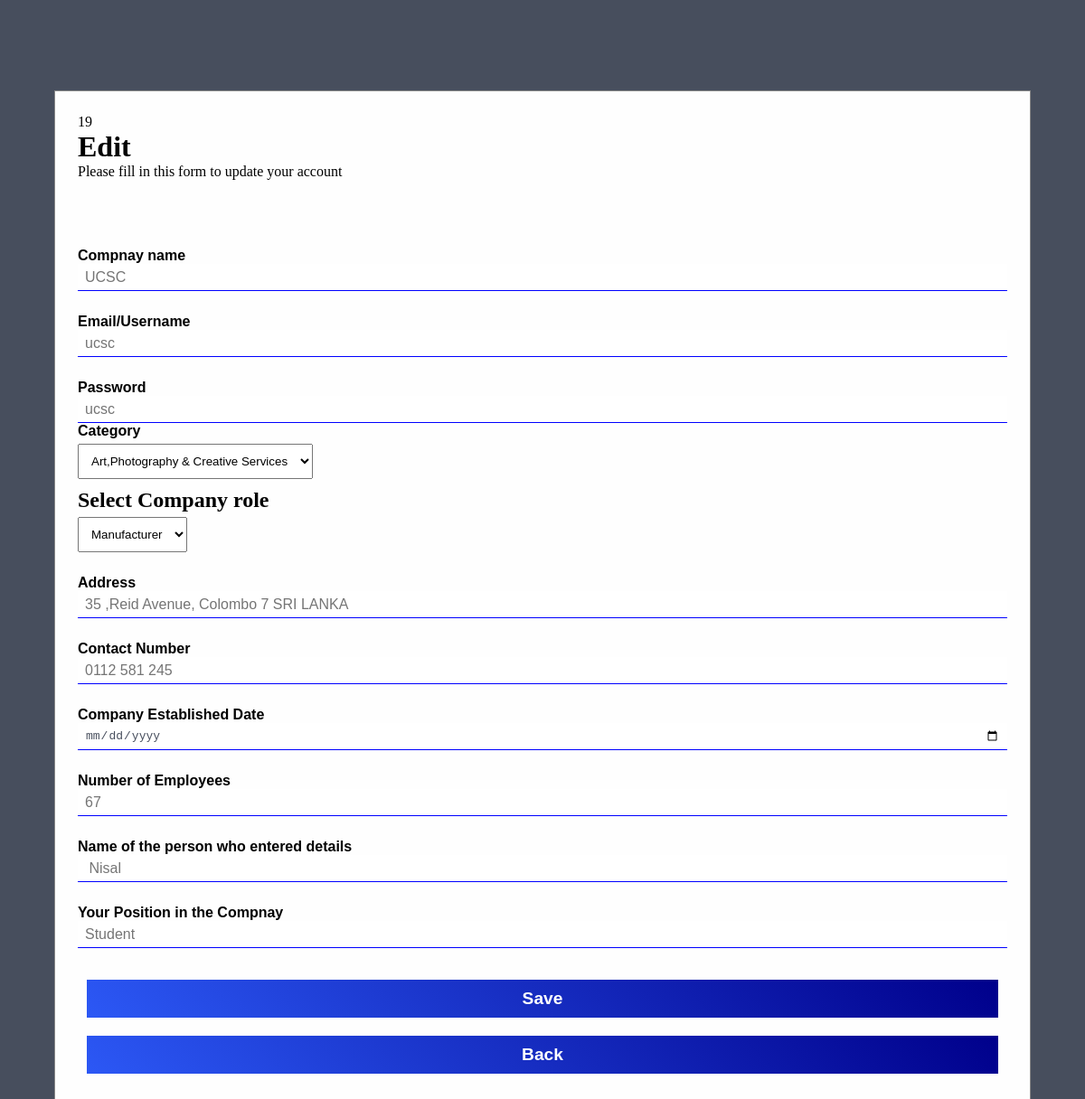
Screenshot of /include/adminEdit.php?current_user_id=19 (signed in) with the database file from the repository.
### tables this page shows
CREATE TABLE IF NOT EXISTS `final` (
  `id` int(11) NOT NULL AUTO_INCREMENT,
  `person_name` varchar(255) NOT NULL,
  `position` varchar(100) NOT NULL,
  `company_name` varchar(255) NOT NULL,
  `email` varchar(255) NOT NULL,
  `password` varchar(255) NOT NULL,
  `address` varchar(255) NOT NULL,
  `contact_number` varchar(25) NOT NULL,
  `established_date` varchar(100) NOT NULL,
  `company_category` varchar(255) NOT NULL,
  `company_role` varchar(100) NOT NULL,
  `logo` varchar(100) NOT NULL,
  `discription` varchar(255) NOT NULL,
  `numberof_employees` varchar(100) NOT NULL,
  `user_role` varchar(2) NOT NULL,
  `is_deleted` varchar(2) NOT NULL,
  PRIMARY KEY (`id`)
);

### include/adminEdit.php (the view, shortened to what this page needs)
<?php require_once('./connection.php'); ?>
<?php
if (isset($_GET['current_user_id'])) {
    $userid = mysqli_real_escape_string($conn, $_GET['current_user_id']);
    $query = "SELECT * FROM final WHERE id = '$userid' LIMIT 1";
    $result = mysqli_query($conn, $query);
    if ($result) {
        if (mysqli_num_rows($result) > 0) {
            $resultUser = mysqli_fetch_assoc($result);
            $oldCompanyName = $resultUser['company_name'];
            $oldEmail = $resultUser['email'];
            $oldPassword = $resultUser['password'];
            $oldAddress = $resultUser['address'];
            $oldContact = $resultUser['contact_number'];
            $oldDate = $resultUser['established_date'];
            $oldEmployees = $resultUser['numberof_employees'];
            $oldPerson = $resultUser['person_name'];
            $oldPosition = $resultUser['position'];
        } else {
            header("Location:../pages/admin.php?error_user_notfound");
        }
    } else {
        header("Location:../pages/admin.php?error_user_notfound");
    }
}
?>
<!DOCTYPE html>
<html lang="en">
<head>
    <link rel="stylesheet" href="../css/edit.css" />
</head>
<body>
    <div id="open" class="register-container">
        <div class="register-form">
            <form action="./adminEdit.php" method="post">
                <?php echo $_SESSION["current_id"]; ?>
                <h1>Edit</h1>
                <p>Please fill in this form to update your account</p>
                <div class="registerinput">
                    <label for="" style="margin-top: 75px">Compnay name</label>
                    <input type="text" name="company-name" id="" placeholder="<?php echo $oldCompanyName ?>" />
                    <label for="">Email/Username</label>
                    <input type="text" name="email" id="" placeholder="<?php echo          $oldEmail ?>" />
                    <label for="">Password</label>
                    <input type="password" name="password" id="" placeholder="<?php echo $oldPassword ?>" />
                    <div>
                        <label for="" style="
                  font-family: 'Trebuchet MS', 'Lucida Sans Unicode',
                    'Lucida Grande', 'Lucida Sans', Arial, sans-serif;
                  font-size: medium;
                  font-weight: 800;
                  margin-top: 25px;
                ">Category</label>
                        <br />
                        <select name="category" id="cars" style="margin-top: 5px; padding: 10px">
                            <option value="Art,Photography & Creative Services" selected>
                                Art,Photography & Creative Services
                            </option>
                        </select>
                    </div>
                    <div>
                        <h2 style="margin-top: 10px">Select Company role</h2>
                        <select name="company-role" id="cars" style="margin-top: 5px; padding: 10px">
                            <option value="Manufacturer" selected>Manufacturer</option>
                        </select>
                    </div>
                    <label for="">Address</label>
                    <input type="text" name="address" id="" placeholder="<?php echo $oldAddress ?>" />
                    <label for="">Contact Number</label>
                    <input type="tel" name="contact-number" id="" placeholder="<?php echo $oldContact ?>" />
                    <label for="">Company Established Date</label>
                    <input type="date" name="established-date" id="" placeholder="<?php echo $oldDate ?>" />
                    <label for="">Number of Employees</label>
                    <input type="text" name="employees" id="" placeholder="<?php echo $oldEmployees ?>" />
                    <label for="">Name of the person who entered details</label>
                    <input type="text" name="person-name" id="" placeholder="<?php echo $oldPerson ?>" />
                    <label for="">Your Position in the Compnay</label>
                    <input type="text" name="position" id="" placeholder="<?php echo $oldPosition ?>" />
                    <button type=" submit" style="margin-top: 35px" name="submit">
                        Save
                    </button>
                    <button><a href="./../pages/admin.php" style="color:white;text-decoration:none;">Back</a></button>
                </div>
            </form>
        </div>
    </div>
</body>
</html>

### CSS/edit.css (style rules this page uses)
* { box-sizing: border-box; margin: 0; padding: 0; }
.register-container { position: fixed; z-index: 10; top: 0; width: 100%; height: 100%; overflow: auto; background-color: #474e5d; padding-top: 50px; }
.register-form { background-color: #fefefe; margin: 50px auto; border: 1px solid #888; width: 90%; height: 1500px; padding: 25px; }
.registerinput { display: flex; flex-direction: column; }
.registerinput > label { font-family: "Trebuchet MS", "Lucida Sans Unicode", "Lucida Grande", "Lucida Sans", Arial, sans-serif; font-size: medium; font-weight: 800; margin-top: 25px; }
.registerinput > input { height: 30px; padding: 8px; font-size: medium; color: #474e5d; border: none; border-bottom: solid 1px blue; outline: none; }
.registerinput button { margin: 10px; padding: 10px; outline: none; border: none; color: white; font-size: larger; font-weight: 900; background: linear-gradient(45deg, #2c58f5, darkblue); }

### rows the page displays
final: company-name "UCSC", email "ucsc", address "35 ,Reid Avenue, Colombo 7 SRI LANKA", contact-number "0112 581 245", employees "67", person-name "Nisal", position "Student"

### other values shown
$_SESSION["current_id"] "19"
